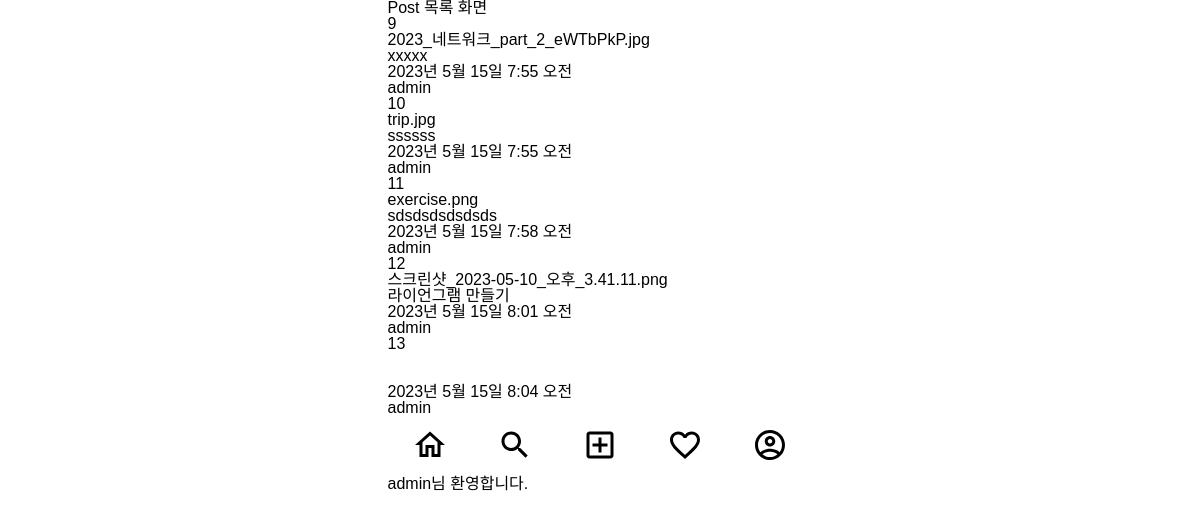
Before: /posts/ (signed in) with the older database file.
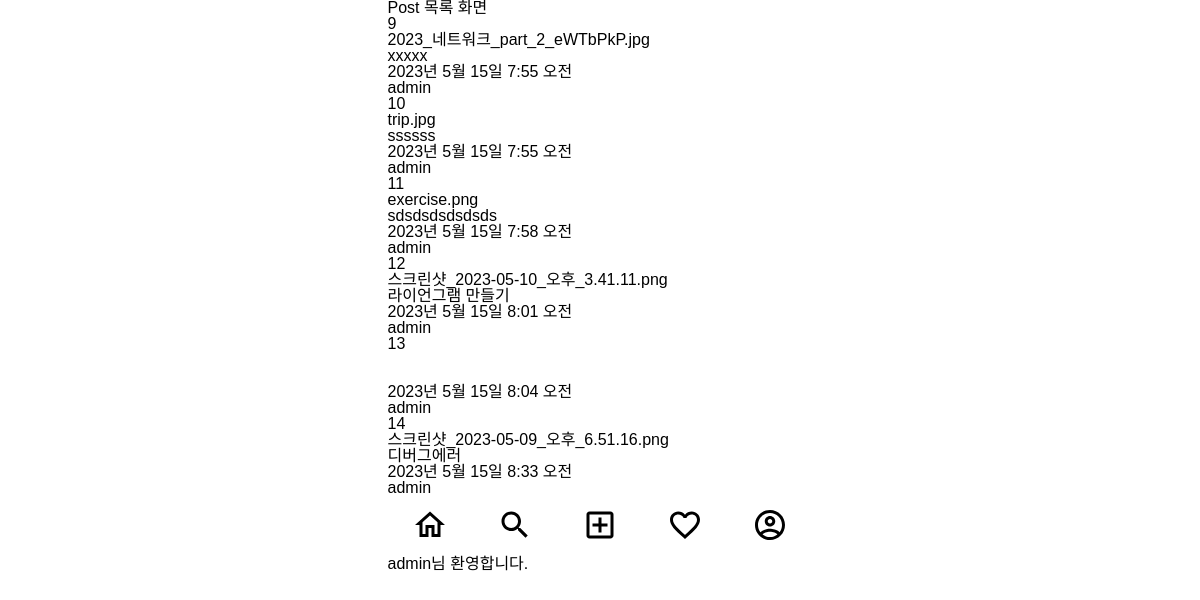
After: the same page with the newer database file.
### posts/models.py (models this page shows)
class Post(models.Model):
    image = models.ImageField(verbose_name='이미지', null=True, blank=True)
    content = models.TextField(verbose_name='내용')
    created_at = models.DateTimeField(verbose_name='작성일', auto_now_add=True)
    view_count = models.IntegerField(verbose_name='조회수', default=0)
    writer = models.ForeignKey(to=User, on_delete=models.CASCADE, null=True, blank=True)

### posts/views.py (the view)
# urls.py: path('', post_list_view, name='post-list'),
def post_list_view(request):
    post_list = Post.objects.filter(writer=request.user) # 로그인된 user의 글만 보여줌
    context = {
        'post_list': post_list,
    }
    return render(request, 'posts/post_list.html', context)

### templates/posts/post_list.html (shortened to what this page needs)
{% extends 'base.html' %}
{% block content %}
<h1>Post 목록 화면</h1>
{% for post in post_list %}
  <div>
    {{ post.id }}<br/>
    {{ post.image }}<br/>
    {{ post.content }}<br/>
    {{ post.created_at }}<br/>
    {{ post.writer }}<br/>
  </div>
{% endfor %}
{% endblock %}

Changed rows visible on the page:
added Post: id "14", image "스크린샷_2023-05-09_오후_6.51.16.png", content "디버그에러", created_at "2023년 5월 15일 8:33 오전", writer "admin"
